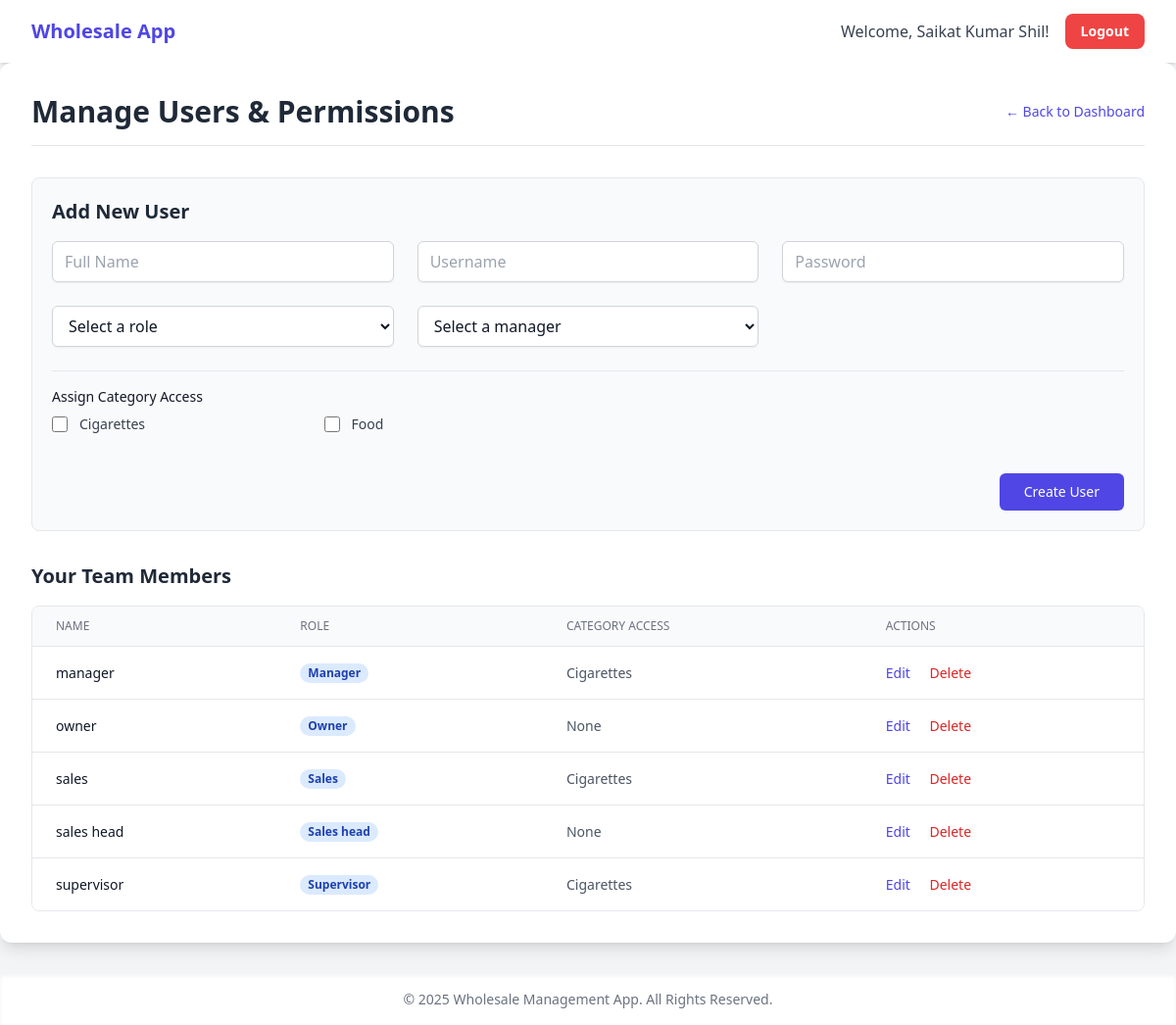
The app's page /users_manage.php (signed in) with its own data.
### tables this page shows
CREATE TABLE `categories` (
  `id` int(11) NOT NULL,
  `name` varchar(100) NOT NULL,
  `created_at` timestamp NOT NULL DEFAULT current_timestamp()
);

CREATE TABLE `users` (
  `id` int(11) NOT NULL,
  `full_name` varchar(100) NOT NULL,
  `username` varchar(50) NOT NULL,
  `password_hash` varchar(255) NOT NULL,
  `role` enum('owner','manager','supervisor','sales_head','sales') NOT NULL,
  `reports_to` int(11) DEFAULT NULL,
  `created_at` timestamp NOT NULL DEFAULT current_timestamp()
);

### users_manage.php (the view, shortened to what this page needs)
<?php
require_once 'db.php';
$current_user_role = $_SESSION['user_role'];
$current_user_id = $_SESSION['user_id'];
$team_members = [];
$manager_accessible_categories = [];
try {
    if ($current_user_role === 'owner') {
        $cat_stmt = $pdo->query("SELECT id, name FROM categories ORDER BY name ASC");
        $manager_accessible_categories = $cat_stmt->fetchAll();
    }
    $ids_to_check = [$current_user_id];
    $all_subordinate_ids = [];
    while (!empty($ids_to_check)) {
        $placeholders = rtrim(str_repeat('?,', count($ids_to_check)), ',');
        $sub_stmt = $pdo->prepare("SELECT id FROM users WHERE reports_to IN ($placeholders)");
        $sub_stmt->execute($ids_to_check);
        $subordinates = $sub_stmt->fetchAll(PDO::FETCH_COLUMN);
        if (!empty($subordinates)) {
            $all_subordinate_ids = array_merge($all_subordinate_ids, $subordinates);
            $ids_to_check = $subordinates;
        } else { $ids_to_check = []; }
    }
    if (!empty($all_subordinate_ids)) {
        $placeholders = rtrim(str_repeat('?,', count($all_subordinate_ids)), ',');
        $user_list_stmt = $pdo->prepare(
            "SELECT u.id, u.full_name, u.username, u.role, u.reports_to, m.full_name as manager_name,
             GROUP_CONCAT(uca.category_id) as assigned_category_ids,
             GROUP_CONCAT(c.name ORDER BY c.name SEPARATOR ', ') as accessible_categories
             FROM users u
             LEFT JOIN users m ON u.reports_to = m.id
             LEFT JOIN user_category_access uca ON u.id = uca.user_id
             LEFT JOIN categories c ON uca.category_id = c.id
             WHERE u.id IN ($placeholders)
             GROUP BY u.id
             ORDER BY u.full_name"
        );
        $user_list_stmt->execute($all_subordinate_ids);
        $team_members = $user_list_stmt->fetchAll();
    }
} catch (PDOException $e) { die("A database error occurred while loading user data."); }
require_once 'header.php';
?>
<div class="bg-white p-4 sm:p-6 lg:p-8 rounded-xl shadow-lg max-w-7xl mx-auto space-y-8">
    <div class="flex items-center justify-between border-b pb-4"><h1 class="text-2xl sm:text-3xl font-bold text-gray-800">Manage Users & Permissions</h1><a href="dashboard.php" class="text-sm font-medium text-indigo-600 hover:text-indigo-500">&larr; Back to Dashboard</a></div>
    <div class="border p-5 rounded-lg bg-gray-50">
        <h2 class="text-xl font-semibold text-gray-800 mb-4">Add New User</h2>
        <form action="users_manage.php" method="POST" class="space-y-6">
            <div class="grid grid-cols-1 md:grid-cols-2 lg:grid-cols-3 gap-6">
                <input type="text" name="full_name" required class="px-3 py-2 border border-gray-300 rounded-md shadow-sm" placeholder="Full Name">
                <input type="text" name="username" required class="px-3 py-2 border border-gray-300 rounded-md shadow-sm" placeholder="Username">
                <input type="password" name="password" required class="px-3 py-2 border border-gray-300 rounded-md shadow-sm" placeholder="Password">
                <select name="role" required class="px-3 py-2 border border-gray-300 bg-white rounded-md shadow-sm"><option value="">Select a role</option></select>
                <select name="reports_to" required class="px-3 py-2 border border-gray-300 bg-white rounded-md shadow-sm"><option value="">Select a manager</option></select>
            </div>
            <div class="pt-4 border-t"><label class="block text-sm font-medium text-gray-900 mb-2">Assign Category Access</label>
                <div class="grid grid-cols-2 sm:grid-cols-3 md:grid-cols-4 gap-4">
                    <?php if (empty($manager_accessible_categories)): ?><p class="text-sm text-red-600 col-span-full">You do not have access to any categories to assign.</p><?php else: ?><?php foreach ($manager_accessible_categories as $category): ?><div class="flex items-center"><input id="add_cat_<?php echo $category['id']; ?>" name="category_ids[]" type="checkbox" value="<?php echo $category['id']; ?>" class="h-4 w-4 text-indigo-600 border-gray-300 rounded"><label for="add_cat_<?php echo $category['id']; ?>" class="ml-3 block text-sm text-gray-700"><?php echo htmlspecialchars($category['name']); ?></label></div><?php endforeach; ?><?php endif; ?>
                </div>
            </div>
            <div class="flex justify-end pt-4"><button type="submit" name="add_new_user" class="w-full sm:w-auto justify-center py-2 px-6 border border-transparent rounded-md shadow-sm text-sm font-medium text-white bg-indigo-600 hover:bg-indigo-700">Create User</button></div>
        </form>
    </div>
    <div>
        <h2 class="text-xl font-semibold text-gray-800 mb-4">Your Team Members</h2>
        <div class="overflow-x-auto border rounded-lg">
            <table class="min-w-full divide-y divide-gray-200">
                <thead class="bg-gray-50"><tr><th class="px-6 py-3 text-left text-xs font-medium text-gray-500 uppercase">Name</th><th class="px-6 py-3 text-left text-xs font-medium text-gray-500 uppercase">Role</th><th class="px-6 py-3 text-left text-xs font-medium text-gray-500 uppercase">Category Access</th><th class="px-6 py-3 text-left text-xs font-medium text-gray-500 uppercase">Actions</th></tr></thead>
                <tbody class="bg-white divide-y divide-gray-200">
                    <?php if (empty($team_members)): ?><tr><td colspan="4" class="px-6 py-12 text-center text-gray-500">You have no team members reporting to you.</td></tr>
                    <?php else: ?><?php foreach ($team_members as $user): ?>
                        <tr>
                            <td class="px-6 py-4 whitespace-nowrap text-sm font-medium text-gray-900"><?php echo htmlspecialchars($user['full_name']); ?></td>
                            <td class="px-6 py-4 whitespace-nowrap text-sm text-gray-800"><span class="px-2 inline-flex text-xs leading-5 font-semibold rounded-full bg-blue-100 text-blue-800"><?php echo ucfirst(str_replace('_', ' ', htmlspecialchars($user['role']))); ?></span></td>
                            <td class="px-6 py-4 whitespace-nowrap text-sm text-gray-600"><?php echo htmlspecialchars($user['accessible_categories'] ?? 'None'); ?></td>
                            <td class="px-6 py-4 whitespace-nowrap text-sm font-medium space-x-4">
                                <button type="button" class="edit-user-btn text-indigo-600 hover:text-indigo-900" data-user-id="<?php echo $user['id']; ?>" data-full-name="<?php echo htmlspecialchars($user['full_name']); ?>" data-username="<?php echo htmlspecialchars($user['username']); ?>" data-role="<?php echo $user['role']; ?>" data-reports-to="<?php echo $user['reports_to']; ?>" data-category-ids="<?php echo htmlspecialchars($user['assigned_category_ids']); ?>">Edit</button>
                                <button type="button" class="delete-user-btn text-red-600 hover:text-red-900" data-user-id="<?php echo $user['id']; ?>" data-full-name="<?php echo htmlspecialchars($user['full_name']); ?>">Delete</button>
                            </td>
                        </tr>
                    <?php endforeach; ?><?php endif; ?>
                </tbody>
            </table>
        </div>
    </div>
</div>
<?php
require_once 'footer.php';
?>

### records on screen
categories: name "Cigarettes"
categories: name "Food"
users: full_name "manager", role "Manager", accessible_categories "Cigarettes"
users: full_name "owner", role "Owner", accessible_categories "None"
users: full_name "sales", role "Sales", accessible_categories "Cigarettes"
users: full_name "sales head", role "Sales head", accessible_categories "None"
users: full_name "supervisor", role "Supervisor", accessible_categories "Cigarettes"

### other values on screen
$_SESSION['user_full_name'] "Saikat Kumar Shil"
